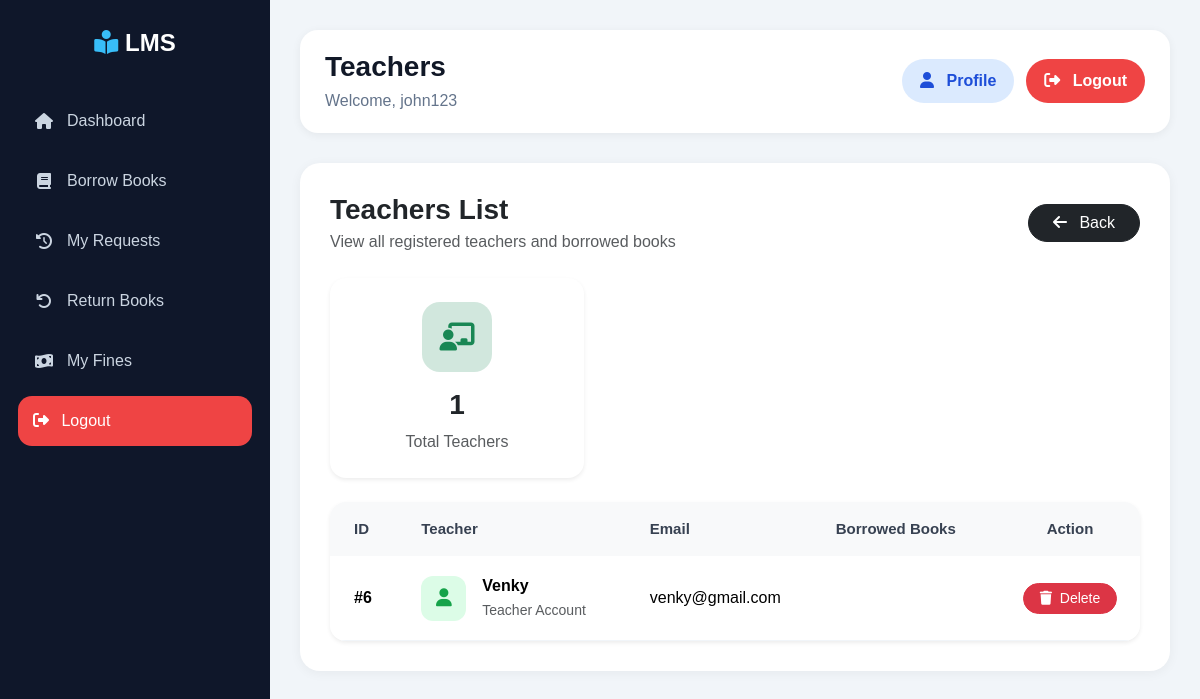
Before: /librarian/teachers/ (signed in) with the older database file.
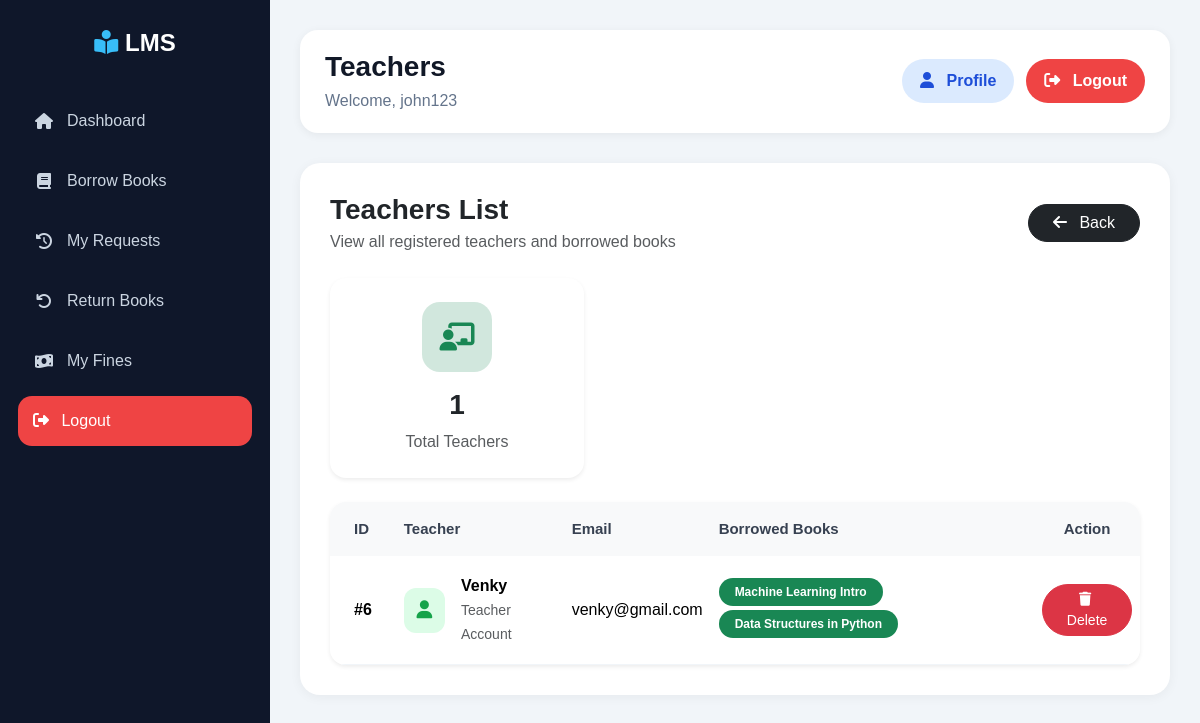
After: the same page with the newer database file.
### accounts/models.py (models this page shows, shortened)
class CustomUser(AbstractUser):
    ROLE_CHOICES = (
        ('student', 'Student'),
        ('teacher', 'Teacher'),
        ('librarian', 'Librarian'),
    )
    role = models.CharField(max_length=20, choices=ROLE_CHOICES)

### issue/models.py (models this page shows, shortened)
class IssueBook(models.Model):
    STATUS_CHOICES = [
        ('pending', 'Pending'),
        ('approved', 'Approved'),
        ('rejected', 'Rejected'),
        ('return_requested', 'Return Requested'),
        ('returned', 'Returned'),
        ('damaged', 'Damaged'),
        ('lost', 'Lost'),
    ]
    user = models.ForeignKey(
        CustomUser,
        on_delete=models.CASCADE
    )
    book = models.ForeignKey(
        Book,
        on_delete=models.CASCADE
    )
    status = models.CharField(
        max_length=30,
        choices=STATUS_CHOICES,
        default='pending'
    )
    request_date = models.DateField(
        auto_now_add=True
    )
    issue_date = models.DateField(
        null=True,
        blank=True
    )
    due_date = models.DateField(
        null=True,
        blank=True
    )
    rejection_reason = models.TextField(
        blank=True,
        null=True
    )
    return_reason = models.TextField(
        blank=True,
        null=True
    )

### books/models.py (models this page shows, shortened)
class Book(models.Model):
    title = models.CharField(
        max_length=200
    )
    author = models.CharField(
        max_length=150
    )
    isbn = models.CharField(
        max_length=20,
        unique=True
    )
    category = models.ForeignKey(
        Category,
        on_delete=models.CASCADE
    )
    price = models.DecimalField(
        max_digits=10,
        decimal_places=2,
        default=0
    )
    quantity = models.PositiveIntegerField(
        default=1
    )
    available = models.PositiveIntegerField(
        default=1
    )
    description = models.TextField(
        blank=True,
        null=True
    )
    added_on = models.DateTimeField(
        auto_now_add=True
    )

### librarian/views.py (the view)
@login_required
def teachers_list(request):
    teachers = CustomUser.objects.filter(
        role='teacher'
    )
    return render(
        request,
        'librarian/teachers.html',
        {
            'teachers': teachers
        }
    )

### librarian/templates/librarian/teachers.html (shortened to what the changed rows need)
{% extends 'base.html' %}
{% block content %}
<div class="card border-0 shadow-sm rounded-4 overflow-hidden">
    <div class="card-body p-0">
        <div class="table-responsive">
            <table class="table align-middle mb-0">
                <thead class="table-light">
                    <tr>
                        <th class="py-3 px-4">
                            ID
                        </th>
                        <th class="py-3">
                            Teacher
                        </th>
                        <th class="py-3">
                            Email
                        </th>
                        <th class="py-3">
                            Borrowed Books
                        </th>
                        <th class="py-3 text-center">
                            Action
                        </th>
                    </tr>
                </thead>
                <tbody>
                    {% for teacher in teachers %}
                    <tr>
                        <td class="px-4 fw-semibold">
                            #{{ teacher.id }}
                        </td>
                        <td>
                            <div class="d-flex align-items-center gap-3">
                                <div class="teacher-icon">
                                    <i class="fa-solid fa-user"></i>
                                </div>
                                <div>
                                    <div class="fw-semibold">
                                        {{ teacher.username }}
                                    </div>
                                    <small class="text-muted">
                                        Teacher Account
                                    </small>
                                </div>
                            </div>
                        </td>
                        <td>
                            {{ teacher.email }}
                        </td>
                        <td>
                            {% with teacher.issuebook_set.all as issues %}
                                {% for issue in issues %}
                                    {% if issue.status == 'approved' %}
                                        <span class="badge bg-success rounded-pill px-3 py-2 mb-1">
                                            {{ issue.book.title }}
                                        </span>
                                    {% endif %}
                                {% empty %}
                                    <span class="text-muted">
                                        No books taken
                                    </span>
                                {% endfor %}
                            {% endwith %}
                        </td>
                        <td class="text-center">
                            <a href="/librarian/teachers/delete/{{ teacher.id }}/"
                               class="btn btn-danger btn-sm rounded-pill px-3">
                                <i class="fa-solid fa-trash me-1"></i>
                                Delete
                            </a>
                        </td>
                    </tr>
                    {% endfor %}
                </tbody>
            </table>
        </div>
    </div>
</div>
{% endblock %}

Changed rows visible on the page:
changed CustomUser "Venky": gains IssueBook (book "Machine Learning Intro"); gains IssueBook (book "Data Structures in Python")
